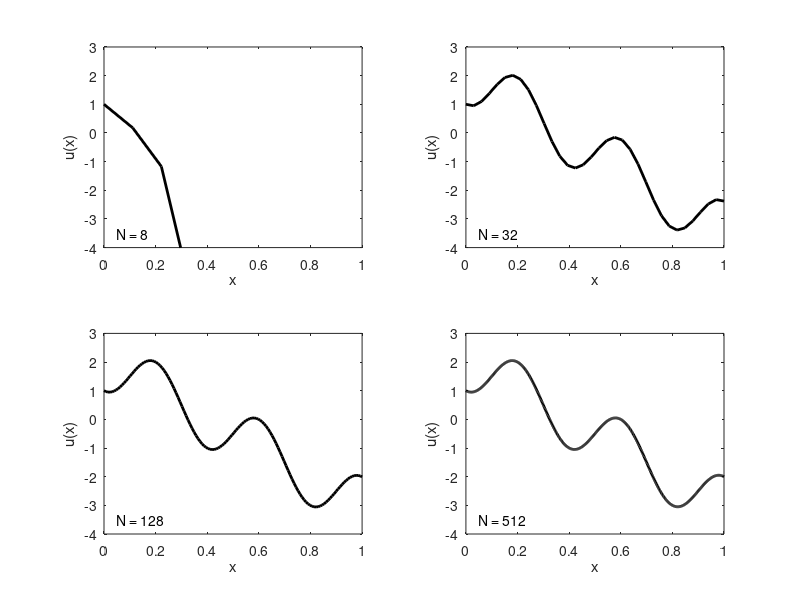

Reproduce this figure in MATLAB.

 Nvec = [4 8 16 32 64 128];
 Nvec = [8 32 128 512];
 u0 = 1;
 u1prime = -5;
 figure(1), clf
 for j=1:length(Nvec)
    N = Nvec(j);
    h = 1/(N+1);
    x = h*[1:N]'; 
    A = (-2*eye(N+1)+diag(ones(N,1),1)+diag(ones(N,1),-1))/(h^2);
    A(N+1,N-1:N+1) = [0 -1 1]/h^2;
    A(N+1,N-1:N+1) = [1 -4 3]/(2*h^2);
    f = 25*pi^2*cos(5*pi*x);
    f(1) = f(1) - u0/(h^2);
    f = [f;u1prime/h];
    u = A\f;
% plot the function, adding in the inhomogeneous value at the left boundary;
% this tacks extra entries on to the x and u vectors:
    subplot(2,2,j)
    plot([0;x;1],[u0;u],'k-','linewidth',2), hold on
%    axis([0 1 0 3.5])
    axis([0 1 -4 3])
    xlabel('x')
    ylabel('u(x)')
%    set(gca,'ytick',[0:1:3])
    text(.05,-3.5,sprintf('N = %d',N))
 end

 print -depsc2 diffmats_c
